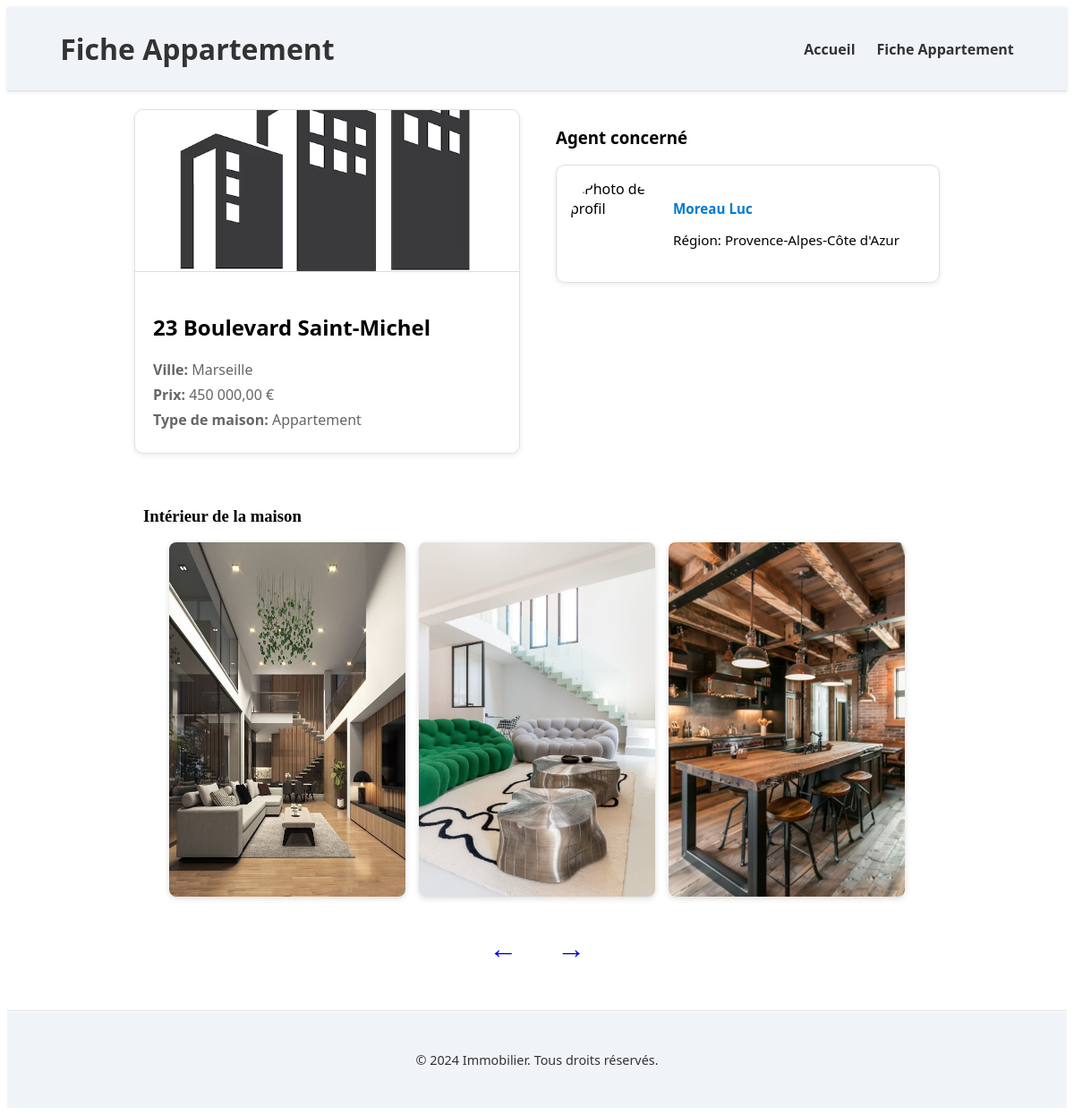
The app's page /page2.php?id=3 with its own data.
### tables this page shows
CREATE TABLE proprietes (
    id_propriete INT AUTO_INCREMENT PRIMARY KEY,
    adresse VARCHAR(100),
    ville VARCHAR(50),
    prix DECIMAL(10, 2),
    type_maison VARCHAR(50)
);

CREATE TABLE agents (
    id_agent INT AUTO_INCREMENT PRIMARY KEY,
    nom VARCHAR(50),
    prenom VARCHAR(50),
    region VARCHAR(50)
);

### page2.php (the view, shortened to what this page needs)
<?php
$bd = 'immobilier';
$bdd = dbconnect($bd);
$apartment_id = isset($_GET['id']) ? intval($_GET['id']) : 0;
$ids = [];
$sql_ids = "SELECT p.id_propriete FROM proprietes p ORDER BY p.id_propriete ASC";
$result_ids = mysqli_query($bdd, $sql_ids);
if ($result_ids) {
    while ($row = mysqli_fetch_assoc($result_ids)) {
        $ids[] = $row['id_propriete'];
    }
}
$current_index = array_search($apartment_id, $ids);
$prev_id = $ids[$current_index - 1] ?? null;
$next_id = $ids[$current_index + 1] ?? null;
if ($apartment_id > 0) {
    $sql = "SELECT p.*, a.nom AS agent_nom, a.prenom AS agent_prenom, a.region AS agent_region, a.id_agent
            FROM proprietes p
            JOIN listings l ON p.id_propriete = l.id_propriete
            JOIN agents a ON l.id_agent = a.id_agent
            WHERE p.id_propriete = $apartment_id";
    $result = mysqli_query($bdd, $sql);
    $apartment = $result ? mysqli_fetch_assoc($result) : null;
}
?>
<!DOCTYPE html>
<html lang="fr">
<head>
    <link rel="stylesheet" href="style.css" />
</head>
<body>
<header class="site-header">
    <div class="container">
        <h1>Fiche Appartement</h1>
        <nav>
            <ul class="nav-links">
                <li><a href="index.php">Accueil</a></li>
                <li><a href="#">Fiche Appartement</a></li>
            </ul>
        </nav>
    </div>
</header>
<div class="container" style="padding: 20px; max-width: 900px; margin: auto;">
<?php if ($apartment): ?>
    <div style="display: flex; gap: 40px; margin-bottom: 30px;">
        <div class="property-card" style="flex: 1;">
            <img src="image/appartement.png" alt="Appartement" class="property-image" />
            <div class="property-details">
                <h2><?php echo htmlspecialchars($apartment['adresse']); ?></h2>
                <p><strong>Ville:</strong> <?php echo htmlspecialchars($apartment['ville']); ?></p>
                <p><strong>Prix:</strong> <?php echo number_format($apartment['prix'], 2, ',', ' '); ?> €</p>
                <p><strong>Type de maison:</strong> <?php echo htmlspecialchars($apartment['type_maison']); ?></p>
            </div>
        </div>
        <div class="agent-info" style="flex: 1; font-family: 'Segoe UI', Tahoma, Geneva, Verdana, sans-serif;">
            <h3>Agent concerné</h3>
            <div class="agent-card" style="border: 1px solid #e0e0e0; border-radius: 10px; padding: 15px; display: flex; gap: 15px; align-items: center; background-color: #ffffff; box-shadow: 0 2px 6px rgba(0,0,0,0.08);">
                <img src="image/profil.png" alt="Photo de profil" style="width: 100px; height: 100px; object-fit: cover; border-radius: 50%;" />
                <div class="agent-details" style="font-size: 0.95em;">
                    <p><a href="agent.php?id=<?php echo $apartment['id_agent']; ?>" style="font-weight: 700; color: #007acc; text-decoration: none;"><?php echo htmlspecialchars($apartment['agent_nom'] . ' ' . $apartment['agent_prenom']); ?></a></p>
                    <p>Région: <?php echo htmlspecialchars($apartment['agent_region']); ?></p>
                </div>
            </div>
        </div>
    </div>
    <div class="interior-section" style="max-width: 900px; margin: 20px auto; padding: 10px;">
        <h3>Intérieur de la maison</h3>
        <div style="display: flex; gap: 15px; flex-wrap: wrap; justify-content: center;">
            <img src="image/4.jpeg" alt="Intérieur 1" style="width: 30%; border-radius: 8px; box-shadow: 0 2px 6px rgba(0,0,0,0.15);" />
            <img src="image/5.jpeg" alt="Intérieur 2" style="width: 30%; border-radius: 8px; box-shadow: 0 2px 6px rgba(0,0,0,0.15);" />
            <img src="image/7.jpeg" alt="Intérieur 3" style="width: 30%; border-radius: 8px; box-shadow: 0 2px 6px rgba(0,0,0,0.15);" />
        </div>
    </div>
    <div class="navigation" style="text-align: center; margin: 30px 0;">
        <?php if ($prev_id !== null): ?>
            <a href="page2.php?id=<?php echo $prev_id; ?>" style="font-size: 2em; margin-right: 20px; text-decoration: none;">&#8592;</a>
        <?php endif; ?>
        <?php if ($next_id !== null): ?>
            <a href="page2.php?id=<?php echo $next_id; ?>" style="font-size: 2em; margin-left: 20px; text-decoration: none;">&#8594;</a>
        <?php endif; ?>
    </div>
<?php else: ?>
    <p>Aucune propriété trouvée.</p>
<?php endif; ?>
</div>
<footer class="site-footer">
    <div class="container">
        <p>&copy; 2024 Immobilier. Tous droits réservés.</p>
    </div>
</footer>
</body>
</html>

### style.css (style rules this page uses)
.property-card { border: 1px solid #e0e0e0; border-radius: 10px; width: 300px; box-shadow: 0 2px 6px rgba(0,0,0,0.08); overflow: hidden; font-family: 'Segoe UI', Tahoma, Geneva, Verdana, sans-serif; background-color: #ffffff; transition: transform 0.25s ease, box-shadow 0.25s ease; }
.property-image { width: 100%; height: 180px; object-fit: cover; border-bottom: 1px solid #ddd; }
.property-details { padding: 20px; }
.property-details p { margin: 6px 0; color: #666; font-size: 1em; }
.site-header { background-color: #f0f4f8; color: #333; padding: 25px 0; box-shadow: 0 1px 4px rgba(0,0,0,0.1); border-bottom: 1px solid #ddd; }
.site-header .container { width: 90%; max-width: 1200px; margin: 0 auto; display: flex; align-items: center; justify-content: space-between; }
.site-header h1 { margin: 0; font-size: 2em; font-weight: 700; font-family: 'Segoe UI', Tahoma, Geneva, Verdana, sans-serif; }
.site-header ul li { margin: 0; font-size: 1em; font-weight: 700; font-family: 'Segoe UI', Tahoma, Geneva, Verdana, sans-serif; }
.nav-links { list-style: none; margin: 0; padding: 0; display: flex; gap: 24px; }
.nav-links li a { color: #333; text-decoration: none; font-weight: 600; transition: color 0.3s ease; }
.site-footer { background-color: #f0f4f8; color: #333; padding: 30px 0; border-top: 1px solid #e0e0e0; text-align: center; font-family: 'Segoe UI', Tahoma, Geneva, Verdana, sans-serif; font-size: 0.9em; box-shadow: inset 0 1px 0 #ffffff; }
.site-footer .container { width: 90%; max-width: 1200px; margin: 0 auto; }

### records on screen
proprietes: adresse "23 Boulevard Saint-Michel", ville "Marseille", prix "450 000,00", type_maison "Appartement", agents.nom+prenom "Moreau Luc", agents.region "Provence-Alpes-Côte d'Azur"
